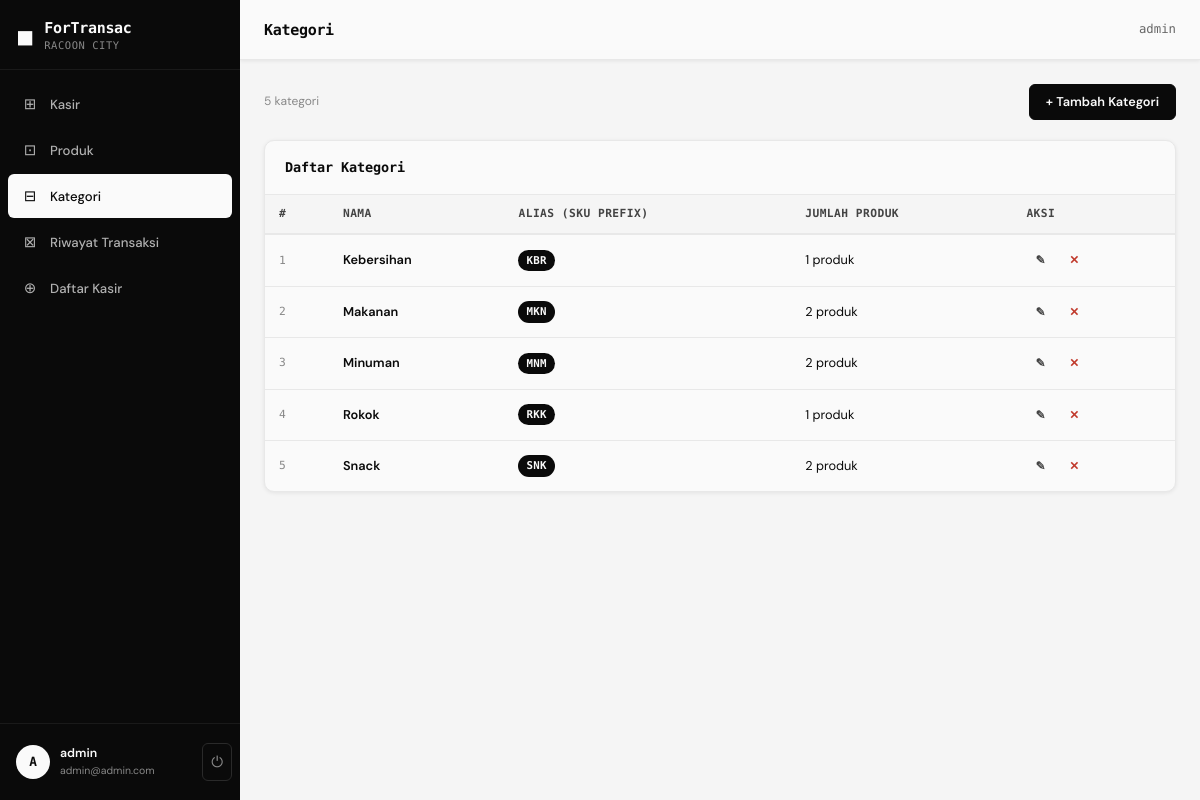
The app's page /pages/kategori.php (signed in) with its own data.
### tables this page shows
CREATE TABLE `kasir` (
  `id` int(11) NOT NULL AUTO_INCREMENT,
  `username` varchar(100) NOT NULL,
  `email` varchar(191) NOT NULL,
  `password` varchar(255) NOT NULL,
  `created_at` timestamp NOT NULL DEFAULT CURRENT_TIMESTAMP,
  PRIMARY KEY (`id`),
  UNIQUE KEY `username` (`username`),
  UNIQUE KEY `email` (`email`)
);

CREATE TABLE `kategori` (
  `id` int(11) NOT NULL AUTO_INCREMENT,
  `nama` varchar(100) NOT NULL,
  `alias` char(3) NOT NULL,
  `created_at` timestamp NOT NULL DEFAULT CURRENT_TIMESTAMP,
  PRIMARY KEY (`id`),
  UNIQUE KEY `alias` (`alias`)
);

### config.php (called while the page is built, shortened)
<?php
function db() {
    static $conn = null;
    if ($conn === null) {
        $conn = mysqli_connect(DB_HOST, DB_USER, DB_PASS, DB_NAME);
        mysqli_set_charset($conn, 'utf8mb4');
    }
    return $conn;
}
function isLoggedIn() {
    return isset($_SESSION['kasir_id']) && !empty($_SESSION['kasir_id']);
}
function currentUser() {
    $conn = db();
    $id = (int)$_SESSION['kasir_id'];
    $res = mysqli_query($conn, "SELECT id, username, email FROM kasir WHERE id = $id LIMIT 1");
    return mysqli_fetch_assoc($res);
}
function e($str) {
    return htmlspecialchars($str ?? '', ENT_QUOTES, 'UTF-8');
}
?>

### pages/kategori.php (the view, shortened to what this page needs)
<?php
require_once '../config.php';
$pageTitle = 'Kategori';
$conn = db();
$katsRes = mysqli_query($conn, "SELECT k.*, COUNT(p.id) as produk_count FROM kategori k LEFT JOIN produk p ON p.kategori_id = k.id GROUP BY k.id ORDER BY k.nama");
$kats = [];
while ($r = mysqli_fetch_assoc($katsRes)) $kats[] = $r;
include '../includes/header.php';
?>
<div style="display:flex;justify-content:space-between;align-items:center;margin-bottom:20px;flex-wrap:wrap;gap:12px;">
  <div style="font-size:0.8rem;color:var(--gray-400);"><?php echo count($kats); ?> kategori</div>
  <button class="btn btn-primary" data-open-modal="addKatModal">+ Tambah Kategori</button>
</div>
<div class="card">
  <div class="card-header">
    <span class="card-title">Daftar Kategori</span>
  </div>
  <div class="table-wrap">
    <table>
      <thead>
        <tr>
          <th>#</th>
          <th>Nama</th>
          <th>Alias (SKU Prefix)</th>
          <th>Jumlah Produk</th>
          <th>Aksi</th>
        </tr>
      </thead>
      <tbody>
        <?php if (empty($kats)): ?>
        <tr><td colspan="5" style="text-align:center;padding:32px;color:var(--gray-400);">Belum ada kategori</td></tr>
        <?php else: ?>
        <?php foreach ($kats as $i => $k): ?>
        <tr>
          <td class="text-muted text-mono" style="font-size:0.75rem;"><?php echo $i + 1; ?></td>
          <td style="font-weight:600;"><?php echo e($k['nama']); ?></td>
          <td><span class="badge badge-dark"><?php echo e($k['alias']); ?></span></td>
          <td><?php echo $k['produk_count']; ?> produk</td>
          <td>
            <div style="display:flex;gap:6px;">
              <button class="btn btn-ghost btn-sm" onclick='editKat(<?php echo json_encode($k); ?>)'>✎</button>
              <form method="post" style="display:inline;">
                <button type="submit" class="btn btn-ghost btn-sm" style="color:var(--danger);" data-confirm="Hapus kategori '<?php echo e($k['nama']); ?>'?">✕</button>
              </form>
            </div>
          </td>
        </tr>
        <?php endforeach; ?>
        <?php endif; ?>
      </tbody>
    </table>
  </div>
</div>
<?php include '../includes/footer.php'; ?>

### includes/header.php (shortened to what this page needs)
<!DOCTYPE html>
<html lang="id">
<head>
<link rel="stylesheet" href="<?php echo BASE_URL; ?>/assets/css/style.css">
</head>
<body>
<?php if (isLoggedIn()):
    $user = currentUser();
?>
<div class="app-wrapper">
  <aside class="sidebar" id="sidebar">
    <div class="sidebar-header">
      <div class="brand">
        <span class="brand-icon">◼</span>
        <div>
          <div class="brand-name"><?php echo APP_NAME; ?></div>
          <div class="brand-loc"><?php echo APP_LOCATION; ?></div>
        </div>
      </div>
    </div>
    <nav class="sidebar-nav">
      <a href="<?php echo BASE_URL; ?>/pages/kasir.php" class="nav-item <?php echo basename($_SERVER['PHP_SELF']) == 'kasir.php' ? 'active' : ''; ?>">
        <span class="nav-icon">⊞</span><span>Kasir</span>
      </a>
      <a href="<?php echo BASE_URL; ?>/pages/produk.php" class="nav-item <?php echo basename($_SERVER['PHP_SELF']) == 'produk.php' ? 'active' : ''; ?>">
        <span class="nav-icon">⊡</span><span>Produk</span>
      </a>
      <a href="<?php echo BASE_URL; ?>/pages/kategori.php" class="nav-item <?php echo basename($_SERVER['PHP_SELF']) == 'kategori.php' ? 'active' : ''; ?>">
        <span class="nav-icon">⊟</span><span>Kategori</span>
      </a>
      <a href="<?php echo BASE_URL; ?>/pages/transaksi.php" class="nav-item <?php echo basename($_SERVER['PHP_SELF']) == 'transaksi.php' ? 'active' : ''; ?>">
        <span class="nav-icon">⊠</span><span>Riwayat Transaksi</span>
      </a>
      <a href="<?php echo BASE_URL; ?>/pages/daftar-kasir.php" class="nav-item <?php echo in_array(basename($_SERVER['PHP_SELF']), ['daftar-kasir.php']) ? 'active' : ''; ?>">
        <span class="nav-icon">⊕</span><span>Daftar Kasir</span>
      </a>
    </nav>
    <div class="sidebar-footer">
      <a href="<?php echo BASE_URL; ?>/pages/profile.php" class="profile-link <?php echo in_array(basename($_SERVER['PHP_SELF']), ['profile.php','edit-profile.php']) ? 'active' : ''; ?>">
        <div class="avatar"><?php echo strtoupper(substr($user['username'], 0, 1)); ?></div>
        <div class="profile-info">
          <div class="profile-name"><?php echo e($user['username']); ?></div>
          <div class="profile-email"><?php echo e($user['email']); ?></div>
        </div>
      </a>
      <a href="<?php echo BASE_URL; ?>/pages/logout.php" class="logout-btn" title="Logout">⏻</a>
    </div>
  </aside>
  <main class="main-content">
    <div class="topbar">
      <h1 class="page-title"><?php echo isset($pageTitle) ? e($pageTitle) : ''; ?></h1>
      <div class="topbar-right">
        <span class="topbar-user"><?php echo e($user['username']); ?></span>
      </div>
    </div>
    <div class="content-area">
<?php else: ?>
<div class="auth-wrapper">
<?php endif; ?>

### records on screen
kasir: username "A", username "admin", email "admin@admin.com"
kategori: nama "Kebersihan", alias "KBR", produk_count "1"
kategori: nama "Makanan", alias "MKN", produk_count "2"
kategori: nama "Minuman", alias "MNM", produk_count "2"
kategori: nama "Rokok", alias "RKK", produk_count "1"
kategori: nama "Snack", alias "SNK", produk_count "2"

### other values on screen
APP_NAME "ForTransac"
APP_LOCATION "RACOON CITY"
$pageTitle "Kategori"
count($kats) "5"
